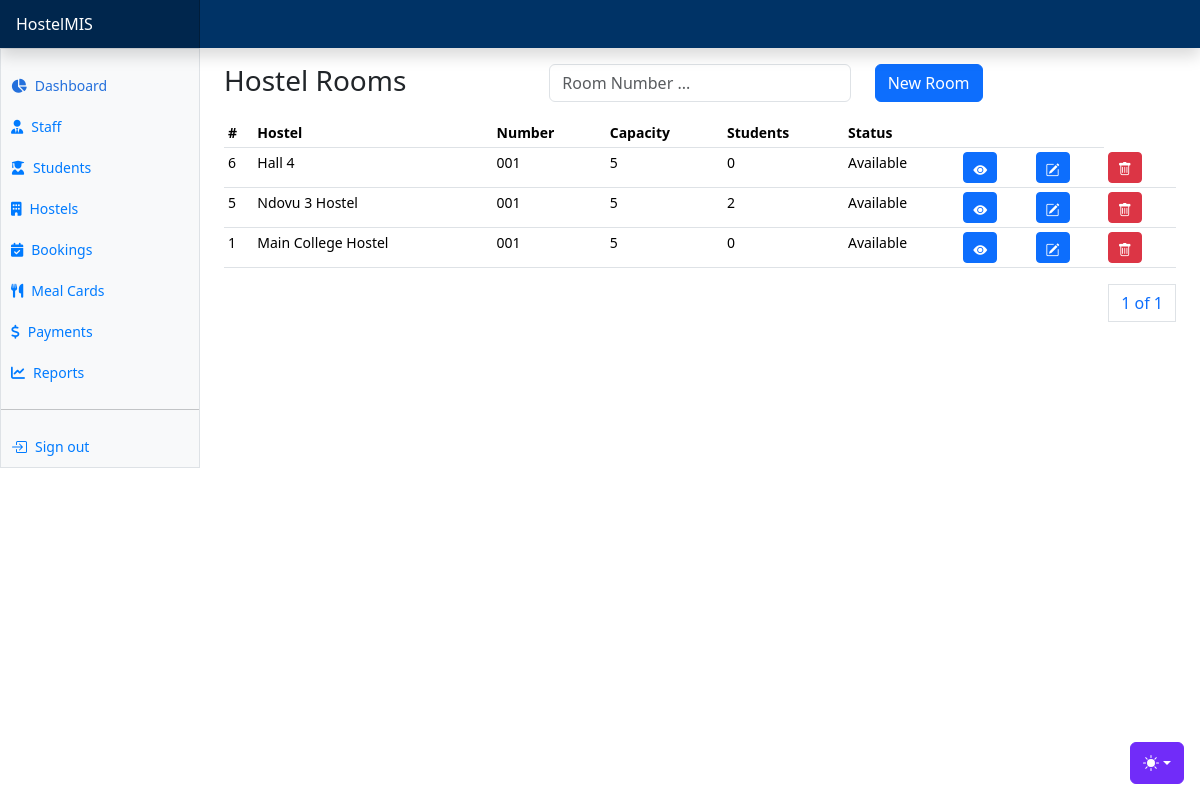
The page /hostels/hostel-rooms/ on the database as committed earlier.
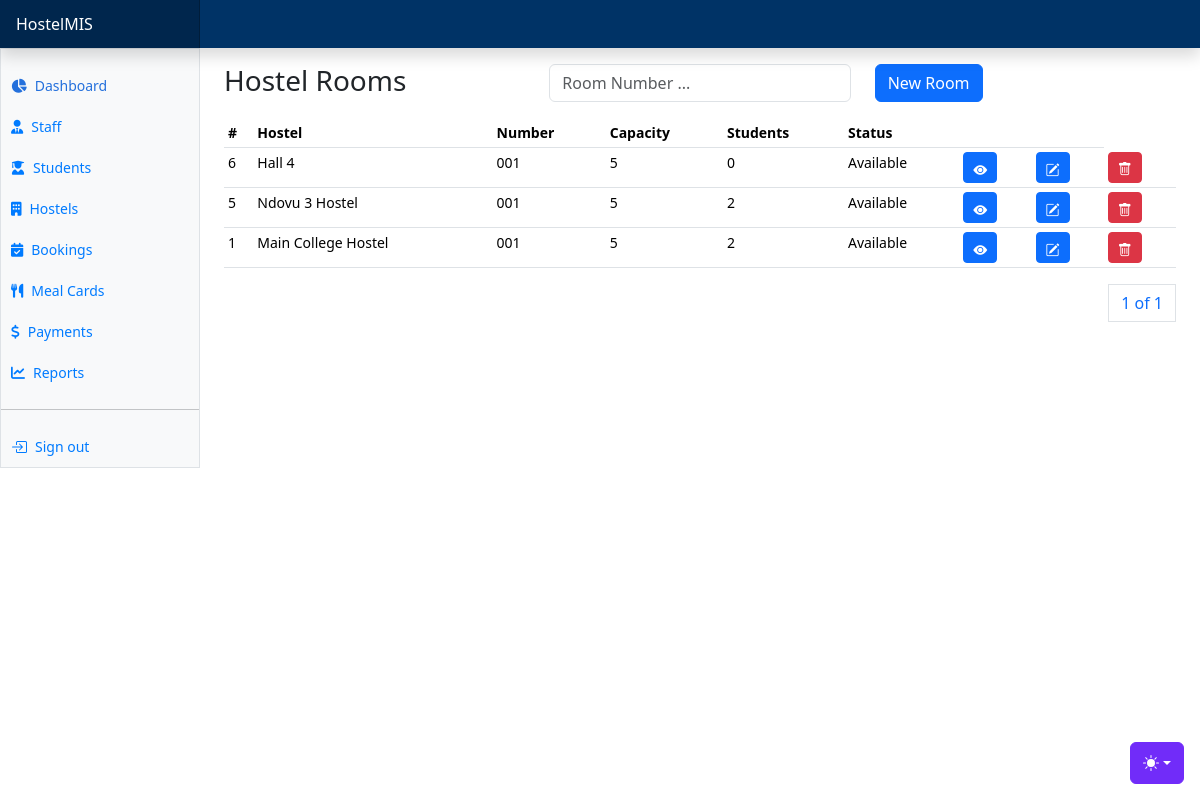
The same page on the database as committed later.
### apps/hostels/models.py (models this page shows, shortened)
class HostelRoom(AbsoluteBaseModel):
    hostel = models.ForeignKey("hostels.Hostel", on_delete=models.CASCADE, null=True)
    room_number = models.CharField(max_length=255)
    room_capacity = models.IntegerField(default=1)
    students_assigned = models.IntegerField(default=0)
    fully_booked = models.BooleanField(default=False)
    def status(self):
        return "Fully Booked" if self.fully_booked else "Available"

class Hostel(AbsoluteBaseModel):
    name = models.CharField(max_length=255)
    rooms = models.IntegerField(default=1)
    capacity = models.IntegerField(default=1)

### apps/hostels/views.py (the view)
# urls.py: path("hostel-rooms/", hostel_rooms, name="hostel-rooms"),
def hostel_rooms(request):
    hostel_rooms = HostelRoom.objects.all().order_by("-id")
    hostels = Hostel.objects.all()
    if request.method == "POST":
        search_text = request.POST.get("search_text")
        if search_text:
            hostel_rooms = HostelRoom.objects.filter(
                Q(room_number__icontains=search_text)
            )
    paginator = Paginator(hostel_rooms, 10)
    page_number = request.GET.get("page")
    page_obj = paginator.get_page(page_number)
    context = {
        "page_obj": page_obj,
        "hostels": hostels
    }
    return render(request, "hostels/rooms/rooms.html", context)

### templates/hostels/rooms/rooms.html (shortened to what this page needs)
{% extends "base.html" %}
{% block additional_css %}
<link href="https://cdnjs.cloudflare.com/ajax/libs/select2/4.0.13/css/select2.min.css" rel="stylesheet">
{% endblock additional_css %}
{% block content %}
<div class="row">
    <div class="col">
        <h3>Hostel Rooms</h3>
    </div>
    <div class="col">
      <form method="POST">
        <div class="input-group mb-3">
            <div class="col">
              <input type="text" class="form-control" name="search_text" id="search_text" placeholder="Room Number ...">
            </div>
          </div>
      </form>
    </div>
    <div class="col">
      <button class="btn btn-primary" data-bs-toggle="modal" data-bs-target="#bookHostelRoomModal">New Room</button>
    </div>
</div>
      <div class="table-responsive small">
        <table class="table table-sm">
          <thead>
            <tr>
              <th scope="col">#</th>
              <th scope="col">Hostel</th>
              <th scope="col">Number</th>
              <th scope="col">Capacity</th>
              <th scope="col">Students</th>
              <th scope="col">Status</th>
              <th scope="col" colspan="2"></th>
            </tr>
          </thead>
          <tbody>
            {% for room in page_obj %}
            <tr>
              <td>{{room.id}}</td>
              <td>{{room.hostel.name}}</td>
              <td>{{room.room_number}}</td>
              <td>{{room.room_capacity}}</td>
              <td>{{room.students_assigned}}</td>
              <td>{{room.status}}</td>
              <td>
                <a href="{% url 'hostel-room-details' room.id %}" class="btn btn-primary btn-sm"><i class="bi bi-eye-fill"></i></a>
              </td>
              <td><a class="btn btn-primary btn-sm" data-bs-toggle="modal" data-bs-target="#editRoomModal{{ room.id }}">
                <i class="bi bi-pencil-square"></i>
              </a></td>
              <td><a class="btn btn-danger btn-sm" data-bs-toggle="modal" data-bs-target="#deleteRoomModal{{ room.id }}">
                <i class="bi bi-trash"></i>
              </a></td>
            </tr>
            {% endfor %}
          </tbody>
        </table>
        <div>
          <nav aria-label="Page navigation example">
            <ul class="pagination justify-content-end">
              <a class="page-link" href="#">{{ page_obj.number }} of {{ page_obj.paginator.num_pages }}</a>
            </ul>
          </nav>
        </div>
      </div>
{% endblock content %}

Rows that differ between the two databases and show on the page:
changed HostelRoom "Main College Hostel": students_assigned "0" → "2"
